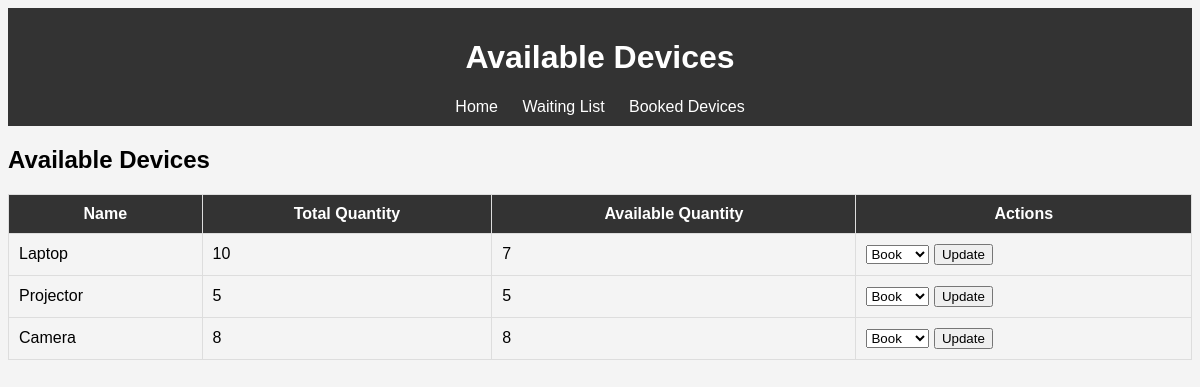
The page /available_devices on the database its author committed.
### devices.py (models this page shows)
class Device(db.Model):
    id = db.Column(db.Integer, primary_key=True)
    name = db.Column(db.String(100), nullable=False)
    total_quantity = db.Column(db.Integer, nullable=False)
    available_quantity = db.Column(db.Integer, nullable=False)

### app.py (the view)
@app.route('/available_devices')
def available_devices():
    available_devices = Device.query.all()
    return render_template('available_devices.html', devices=available_devices)

### templates/available_devices.html (shortened to what this page needs)
<!DOCTYPE html>
<html lang="en">
<head>
    <link rel="stylesheet" href="{{ url_for('static', filename='styles.css') }}">
</head>
<body>
    <header>
        <h1>Available Devices</h1>
        <nav>
            <a href="{{ url_for('index') }}">Home</a>
            <a href="{{ url_for('waiting_list') }}">Waiting List</a>
            <a href="{{ url_for('booked_devices') }}">Booked Devices</a>
        </nav>
    </header>
    <main>
        <h2>Available Devices</h2>
        <table>
            <thead>
                <tr>
                    <th>Name</th>
                    <th>Total Quantity</th>
                    <th>Available Quantity</th>
                    <th>Actions</th>
                </tr>
            </thead>
            <tbody>
                {% for device in devices %}
                <tr>
                    <td>{{ device.name }}</td>
                    <td>{{ device.total_quantity }}</td>
                    <td>{{ device.available_quantity }}</td>
                    <td>
                        <form action="{{ url_for('update_device', id=device.id) }}" method="POST" style="display:inline;">
                            <select name="action">
                                <option value="book">Book</option>
                            </select>
                            <button type="submit">Update</button>
                        </form>
                    </td>
                </tr>
                {% endfor %}
            </tbody>
        </table>
    </main>
</body>
</html>

### static/styles.css (style rules this page uses)
body { font-family: Arial, sans-serif; background-color: #f4f4f4; }
header { background-color: #333; color: #fff; padding: 10px; text-align: center; }
nav a { color: #fff; text-decoration: none; padding: 10px; }
table { width: 100%; border-collapse: collapse; }
table th, table td { padding: 10px; border: 1px solid #ddd; }
table th { background-color: #333; color: #fff; }

### rows shown on the page
Device: name "Laptop", total_quantity "10", available_quantity "7"
Device: name "Projector", total_quantity "5", available_quantity "5"
Device: name "Camera", total_quantity "8", available_quantity "8"
